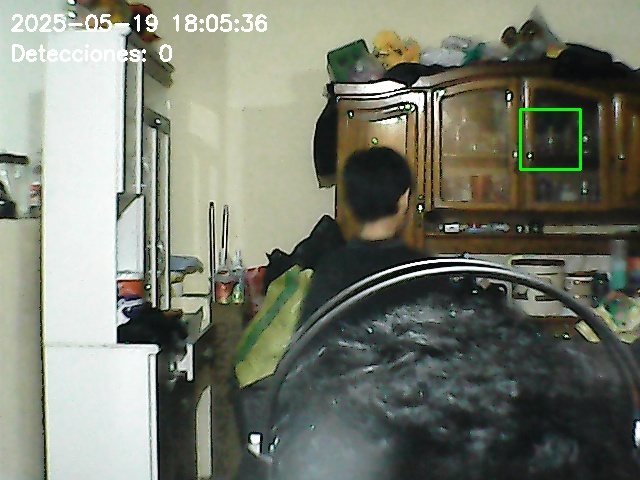
#> input picture capturas/captura_2025-05-19_18-05-36.jpg, 640 x 480 px, given in place of the camera
$ python detector.py
#> lines starting #> are read from the running program, lines starting #| are printed output that depends on the picture
import cv2
from datetime import datetime, timedelta
import os

# Rutas
base_dir = os.path.dirname(os.path.abspath(__file__))
capturas_dir = os.path.join(base_dir, "capturas")
registro_path = os.path.join(base_dir, "registro_detecciones.txt")

if not os.path.exists(capturas_dir):
    os.makedirs(capturas_dir)

# Detector y cámara
detector = cv2.CascadeClassifier(cv2.data.haarcascades + 'haarcascade_frontalface_default.xml')
cam = cv2.VideoCapture(0)

ultimo_guardado = datetime.now() - timedelta(seconds=5)
contador_detecciones = 0

#  Punto de grabación
def draw_rec(frame):
    cv2.circle(frame, (30, 30), 8, (0, 0, 255), -1)
    cv2.putText(frame, "REC", (50, 35), cv2.FONT_HERSHEY_SIMPLEX, 0.7, (0, 0, 255), 2)

while True:
    ret, frame = cam.read()
#> frame is the input picture: shape (480, 640, 3); mean B, G, R 110.9, 124.4, 120.2
    if not ret:
        break

    frame = cv2.resize(frame, (640, 480))
    gris = cv2.cvtColor(frame, cv2.COLOR_BGR2GRAY)
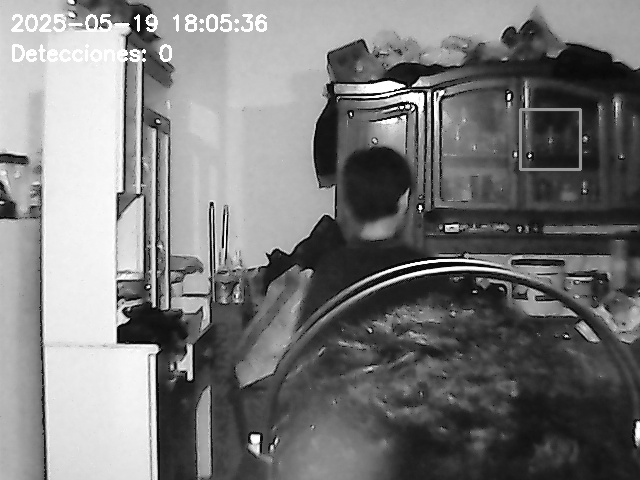
#> gris: shape (480, 640); min 2, max 255, mean 121.6
    rostros = detector.detectMultiScale(gris, 1.3, 5)
#> rostros = ()

    for (x, y, w, h) in rostros:
        cv2.rectangle(frame, (x, y), (x + w, y + h), (0, 0, 255), 2)  # Rojo
#> this loop made 0 passes

    # Texto de fecha y detecciones
    fecha_hora = datetime.now().strftime("%Y-%m-%d %H:%M:%S")
    cv2.putText(frame, f"{fecha_hora}", (400, 460), cv2.FONT_HERSHEY_PLAIN, 1.2, (0, 0, 255), 1)
    cv2.putText(frame, f"Detecciones: {contador_detecciones}", (10, 460), cv2.FONT_HERSHEY_PLAIN, 1.2, (0, 0, 255), 1)

    draw_rec(frame)  #  "REC"
#> in draw_rec, `cv2.putText(frame, "REC", (50, 35), cv2.FONT_HERSHEY_SIMPLEX, 0.7, (0,..`:
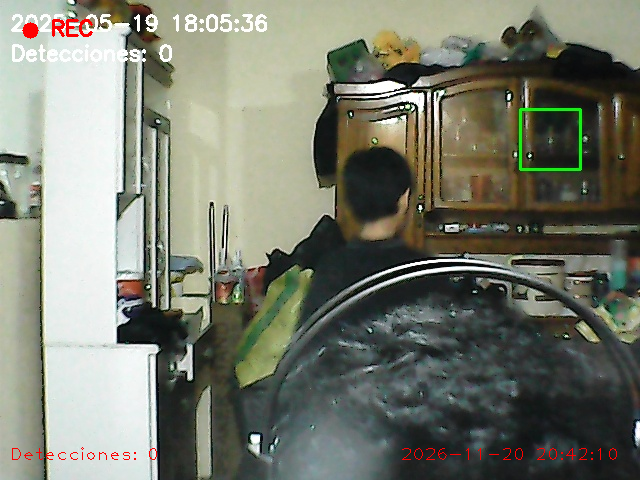
#> frame: shape (480, 640, 3); mean B, G, R 110.3, 123.7, 120.6

    # Guardar captura si han pasado 5s y hay rostros
    if len(rostros) > 0 and datetime.now() - ultimo_guardado > timedelta(seconds=5):
        fecha_hora_archivo = datetime.now().strftime("%Y-%m-%d_%H-%M-%S")
        nombre_archivo = f"terror_{fecha_hora_archivo}.jpg"
        ruta_guardado = os.path.join(capturas_dir, nombre_archivo)

        cv2.imwrite(ruta_guardado, frame)
        print(f"[ Imagen guardada]: {ruta_guardado}")
        contador_detecciones += 1
        ultimo_guardado = datetime.now()

        with open(registro_path, "a") as f:
            f.write(f"{fecha_hora} - Detección: {len(rostros)} rostro(s) - Imagen: {ruta_guardado}\n")

    cv2.imshow(' CAMARA DE TERROR', frame)

    if cv2.waitKey(1) == 27:  # ESC
#> (key Esc is pressed here)
        break

cam.release()
cv2.destroyAllWindows()

$ run again, on capturas/captura_2025-05-19_18-05-45.jpg
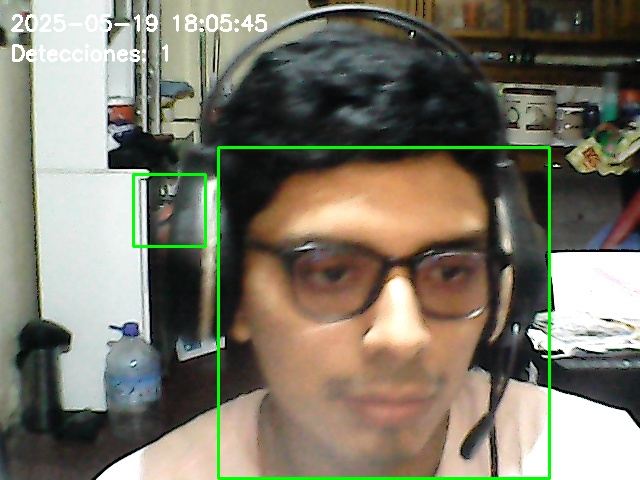
#> input picture capturas/captura_2025-05-19_18-05-45.jpg, 640 x 480 px, given in place of the camera
#> frame is the input picture: shape (480, 640, 3); mean B, G, R 105.9, 120.7, 124.6
#> `gris = cv2.cvtColor(frame, cv2.COLOR_BGR2GRAY)`:
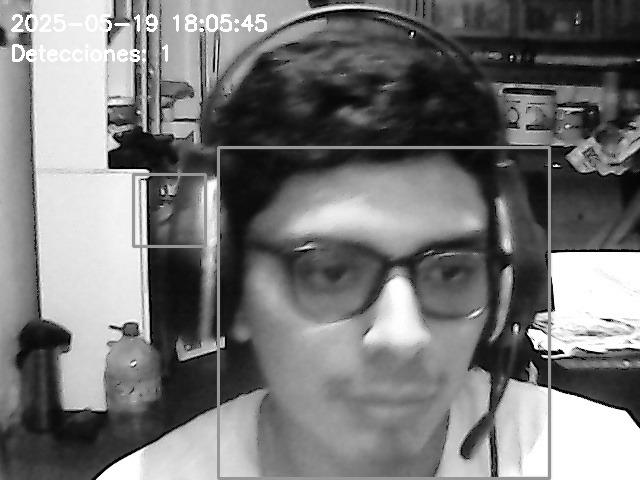
#> gris: shape (480, 640); min 0, max 255, mean 120.2
#> rostros = [[223, 148, 331, 331]]
#> the loop `for (x, y, w, h) in rostros:` made 1 pass
#> in draw_rec, `cv2.putText(frame, "REC", (50, 35), cv2.FONT_HERSHEY_SIMPLEX, 0.7, (0,..`:
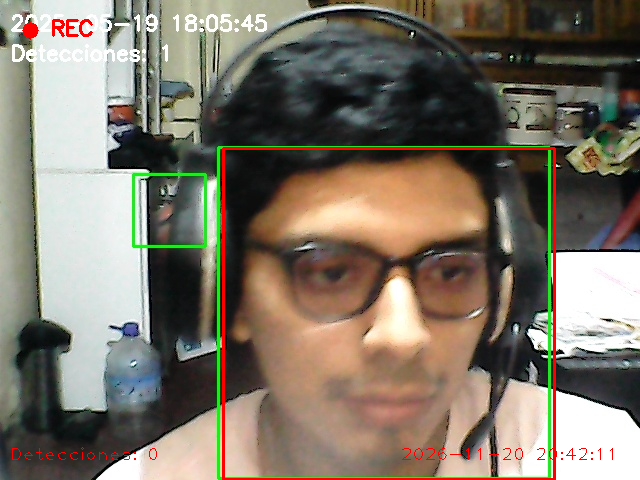
#> frame: shape (480, 640, 3); mean B, G, R 104.4, 118.1, 127

$ run again, on capturas/captura_2025-05-19_18-06-00.jpg
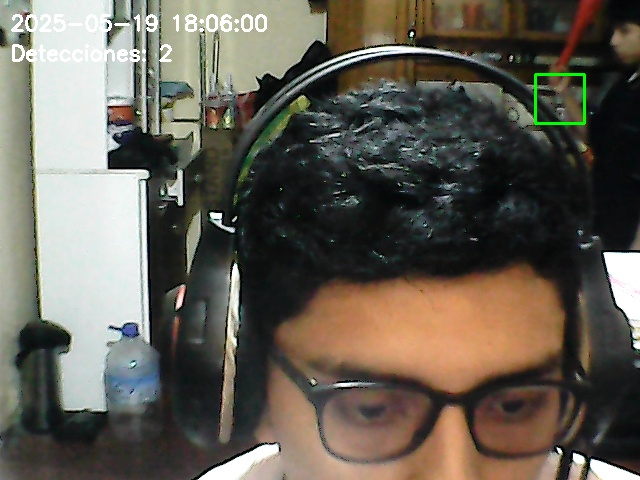
#> input picture capturas/captura_2025-05-19_18-06-00.jpg, 640 x 480 px, given in place of the camera
#> frame is the input picture: shape (480, 640, 3); mean B, G, R 84.7, 95.2, 100.5
#> `gris = cv2.cvtColor(frame, cv2.COLOR_BGR2GRAY)`:
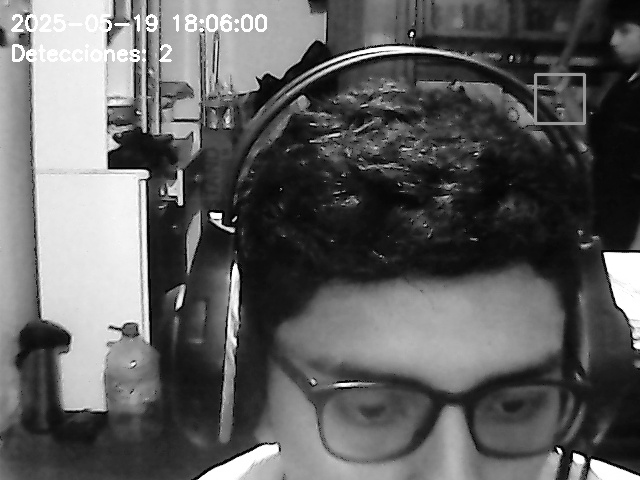
#> gris: shape (480, 640); min 0, max 255, mean 95.6
#> rostros = ()
#> in draw_rec, `cv2.putText(frame, "REC", (50, 35), cv2.FONT_HERSHEY_SIMPLEX, 0.7, (0,..`:
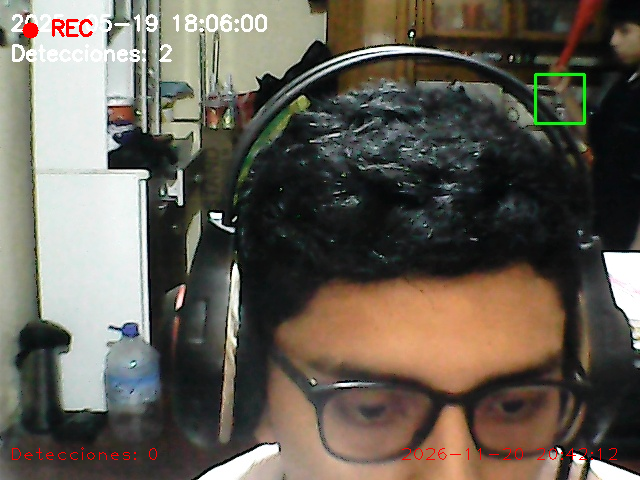
#> frame: shape (480, 640, 3); mean B, G, R 84.2, 94.6, 101

$ run again, on capturas/captura_2025-05-19_18-15-34.jpg
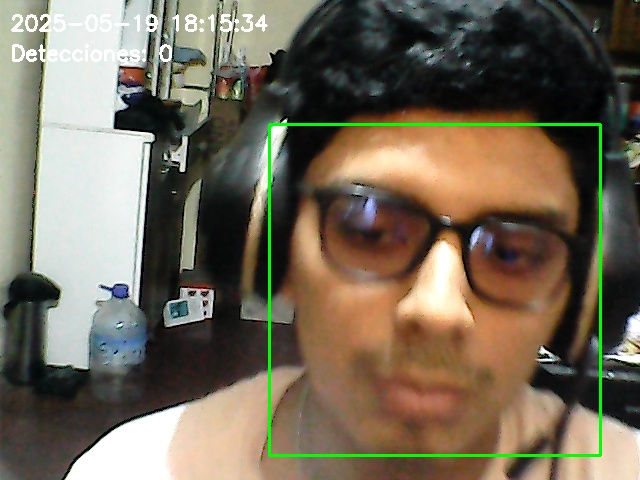
#> input picture capturas/captura_2025-05-19_18-15-34.jpg, 640 x 480 px, given in place of the camera
#> frame is the input picture: shape (480, 640, 3); mean B, G, R 89, 106.3, 115.9
#> `gris = cv2.cvtColor(frame, cv2.COLOR_BGR2GRAY)`:
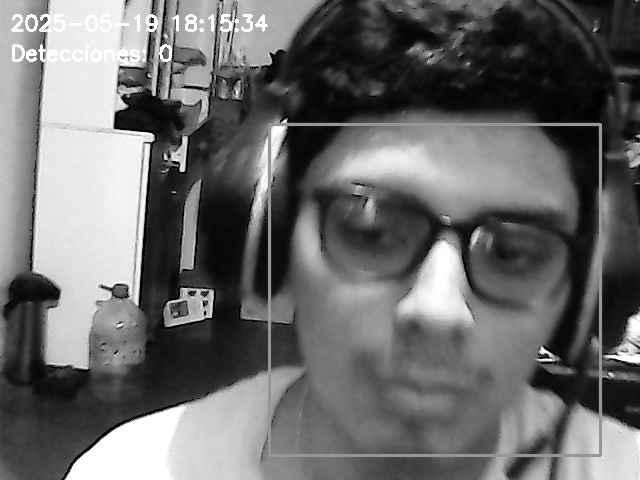
#> gris: shape (480, 640); min 0, max 255, mean 107.2
#> rostros = [[272, 124, 331, 331]]
#> the loop `for (x, y, w, h) in rostros:` made 1 pass
#> in draw_rec, `cv2.putText(frame, "REC", (50, 35), cv2.FONT_HERSHEY_SIMPLEX, 0.7, (0,..`:
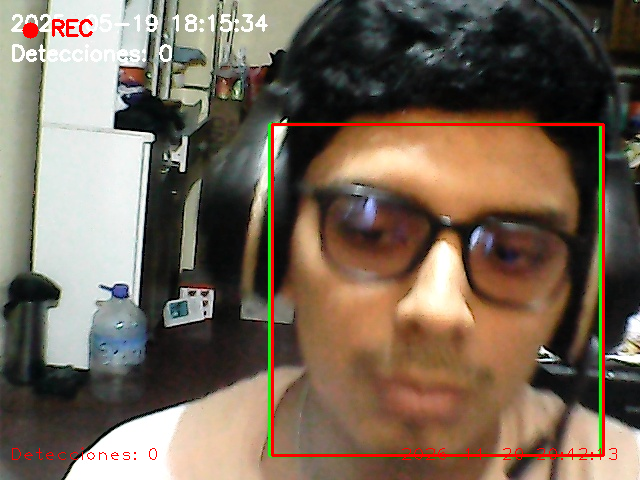
#> frame: shape (480, 640, 3); mean B, G, R 87.8, 103.5, 118.7
